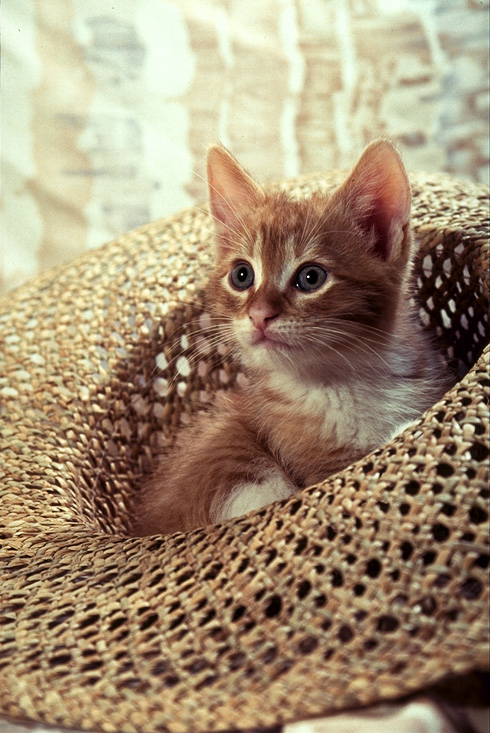
#> input picture Computer Vision/cat.png, 490 x 733 px, found by its file name
$ python 'R030 Achintya Kamath Computer Vision Experiment 3.py'
#> lines starting #> are read from the running program, lines starting #| are printed output that depends on the picture

'''
Name: Achintya Kamath
Roll Number: R030
MBA Tech Artificial Intelligence
Computer Vision Experiment 3 : To determine the Histogram of Gradients (HoG) of the given image and use it to detect objects in the given image.
1st August 2024

Task 1: Determine HoG of the given image.
Task 2: Change brightness and repeat task 1. Observe the effect on HoG due to change in brightness
Task 3: Use SVM detector to detect people
'''

# Tasks 1 and 2 #

# Importing things #
import matplotlib.pyplot as plt
import numpy as np
import cv2 as cv
from skimage.io import imread
from skimage.transform import resize # Used to resize the image to make it into multiples of 8 or 64
from skimage.feature import hog
from skimage import exposure # Used to rescale the image without changing HOG

def HistogramOfGradients(pix, ori):
#> called with pix = (8, 8), ori = 9
    RAWimage = imread("./Computer Vision/cat.png") # Reading the image using skimage.io.imread
#> RAWimage is the input picture: shape (733, 490, 3); mean R, G, B 162.7, 143.2, 116.7

    # Checking the shape #
    print("\n Original Image Shape: ", RAWimage.shape)
#|  Original Image Shape:  (733, 490, 3)

    # Plotting the original image #
    plt.title("Original Raw Image")
    plt.imshow(RAWimage)
    plt.show()

    darkenedImage = cv.convertScaleAbs(RAWimage, beta=-100)
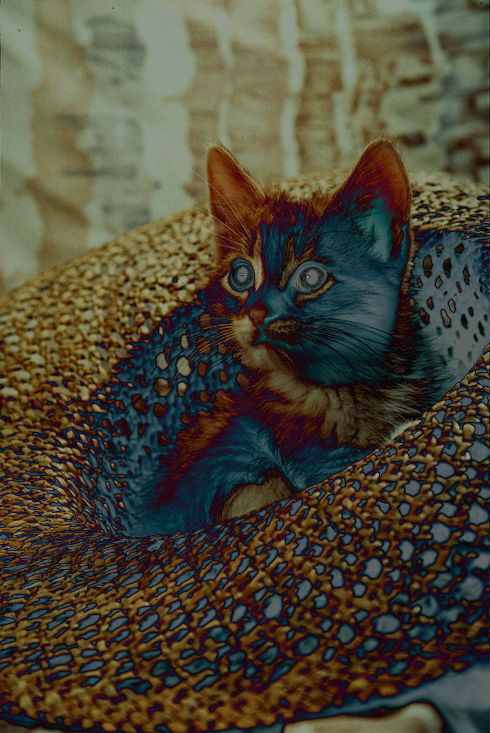
#> darkenedImage: shape (733, 490, 3); mean R, G, B 75.8, 71, 54.9
    Resizedimage = resize(RAWimage, (128*5.8, 64*7.7))
    darkenedImage = resize(darkenedImage, (128*5.8, 64*7.7))
#> darkenedImage: shape (742, 493, 3) float64
    # Resizing to closest to the original size. This is done to enhance the HoG features. #

    print("\n Resized Image Shape: ", Resizedimage.shape, darkenedImage.shape)
#|  Resized Image Shape:  (742, 493, 3) (742, 493, 3)

    plt.subplot(1, 2, 1)
    plt.title("Original Resized Image")
    plt.imshow(Resizedimage)

    plt.subplot(1, 2, 2)
    plt.title("Darkened Resized Image")
    plt.imshow(darkenedImage)
    plt.show()
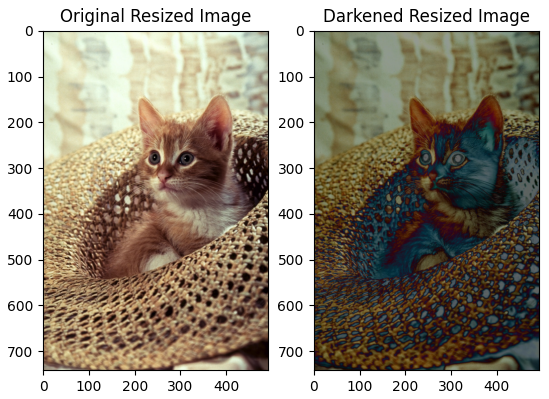
#> figure drawn by matplotlib, 2 panels

    # Applying HoG Filter to the image #
    filteredImage, HOGim_normal = hog(Resizedimage, orientations=ori, pixels_per_cell=pix, cells_per_block=(2, 2), visualize=True, channel_axis=(-1))
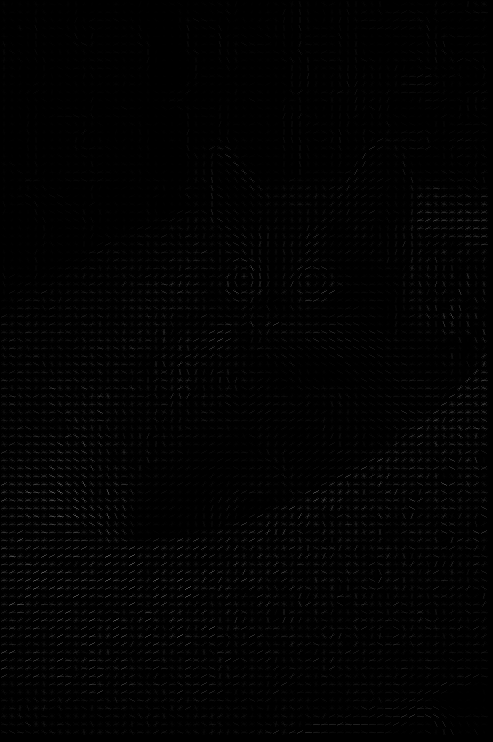
#> HOGim_normal: shape (742, 493) float64; min 0, max 0.366, mean 0.00952

    darkenedFilteredImage, HOGim_dark = hog(darkenedImage, orientations=ori, pixels_per_cell=pix, cells_per_block=(2, 2), visualize=True, channel_axis=(-1))
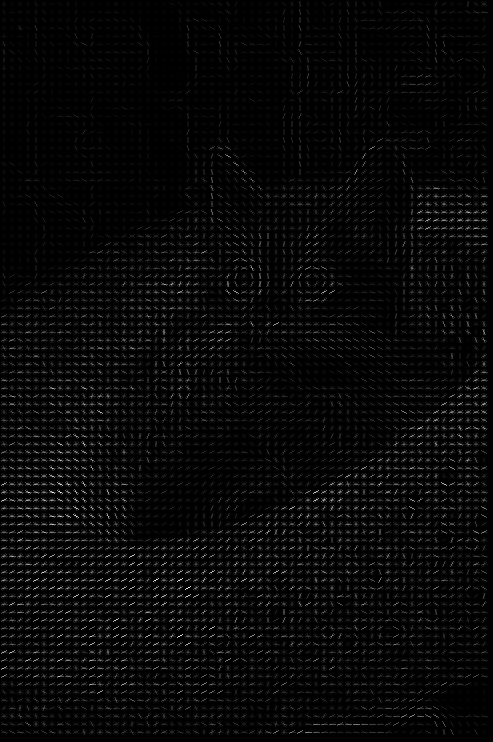
#> HOGim_dark: shape (742, 493) float64; min 0, max 0.271, mean 0.00863; drawn with min black and max white

    print("\n Shape of the Histogram Vector: ", filteredImage.shape, darkenedFilteredImage.shape)
#|  Shape of the Histogram Vector:  (196560,) (196560,)

    plt.subplot(1, 2, 1)
    plt.title("HoG Normal")
    plt.imshow(HOGim_normal, cmap='gray')

    plt.subplot(1, 2, 2)
    plt.title("HoG Darkened")
    plt.imshow(HOGim_dark, cmap='gray')
    plt.show()

    # Finding percentiles #
    p2_1, p90_1 = np.percentile(HOGim_normal, (2,90))
#> p2_1 = 0; p90_1 = 0.0287
    p2_2, p90_2 = np.percentile(HOGim_dark, (2,90))
#> p2_2 = 0; p90_2 = 0.027

    # Rescaling the images using Exposure #
    HOG_normal_re = exposure.rescale_intensity(HOGim_normal, in_range=(p2_1, p90_1))
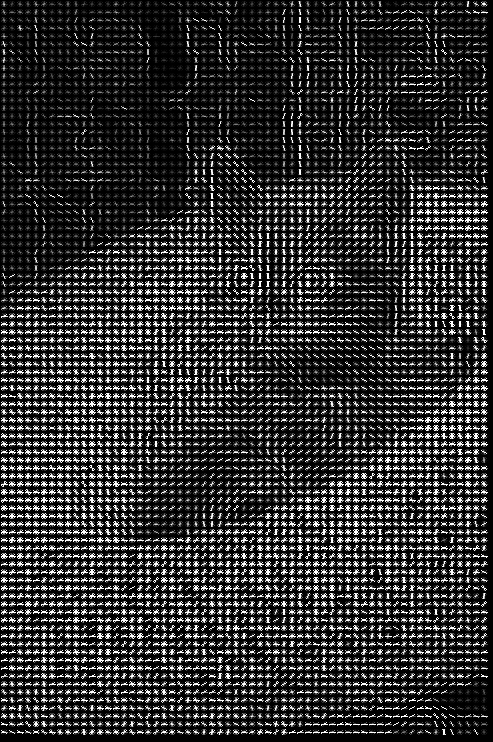
#> HOG_normal_re: shape (742, 493) float64; min 0, max 1, mean 0.197
    HOG_dark_re = exposure.rescale_intensity(HOGim_dark, in_range=(p2_2, p90_2))

    #Ploting Rescaled HOG images #

    plt.subplot(1, 2, 1)
    plt.title("HoG Normal")
    plt.imshow(HOG_normal_re, cmap='gray')

    plt.subplot(1, 2, 2)
    plt.title("HoG Darkened")
    plt.imshow(HOG_dark_re, cmap='gray')
    plt.show()

    # Ploting Everything #
    plt.subplot(1, 4, 1)
    plt.title("Original Image")
    plt.imshow(Resizedimage)

    plt.subplot(1, 4, 2)
    plt.title("Darkened Image")
    plt.imshow(darkenedImage)

    plt.subplot(1, 4, 3)
    plt.title("HoG Normal")
    plt.imshow(HOG_normal_re, cmap='gray')

    plt.subplot(1, 4, 4)
    plt.title("HoG Darkened")
    plt.imshow(HOG_dark_re, cmap='gray')
    plt.show()

# Task 3 #

def SVM_Detector():
    # Function to detect people using HoG and SVM (Pre-trained)

#> (the run stopped early here; a loop or call above may not have finished)
